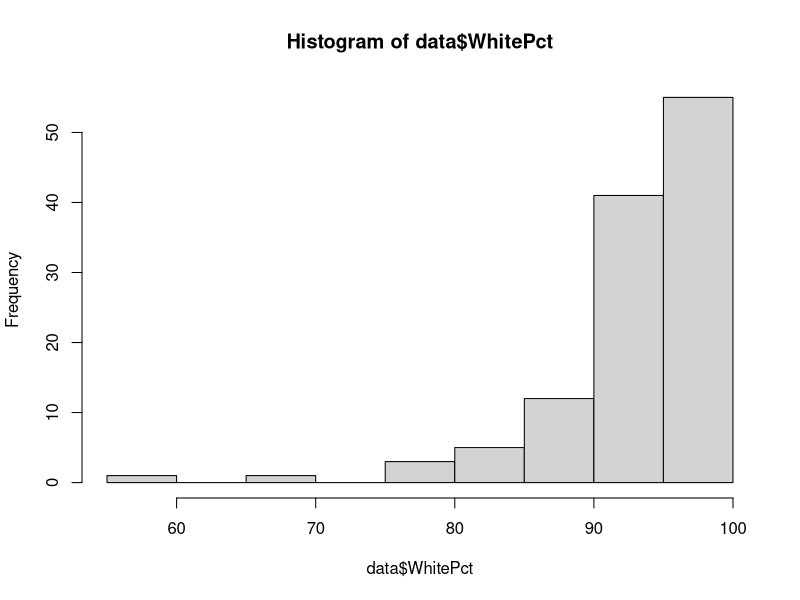
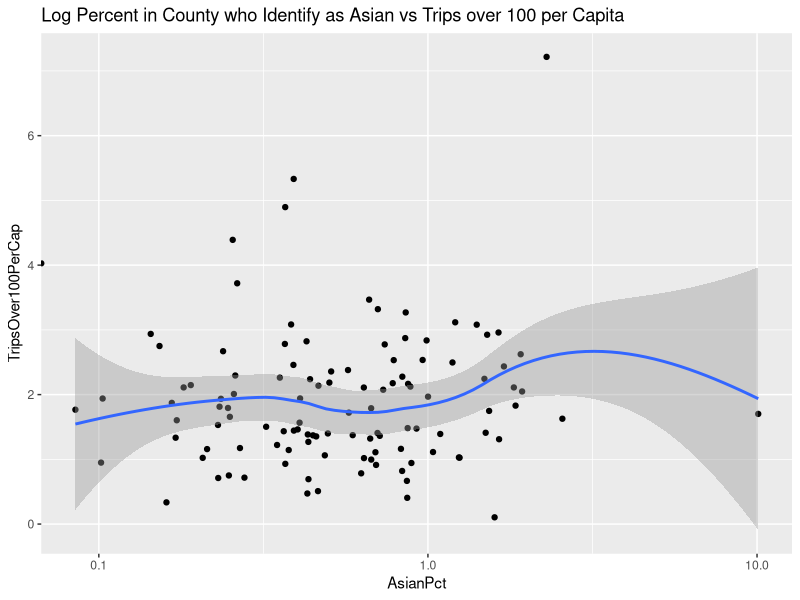
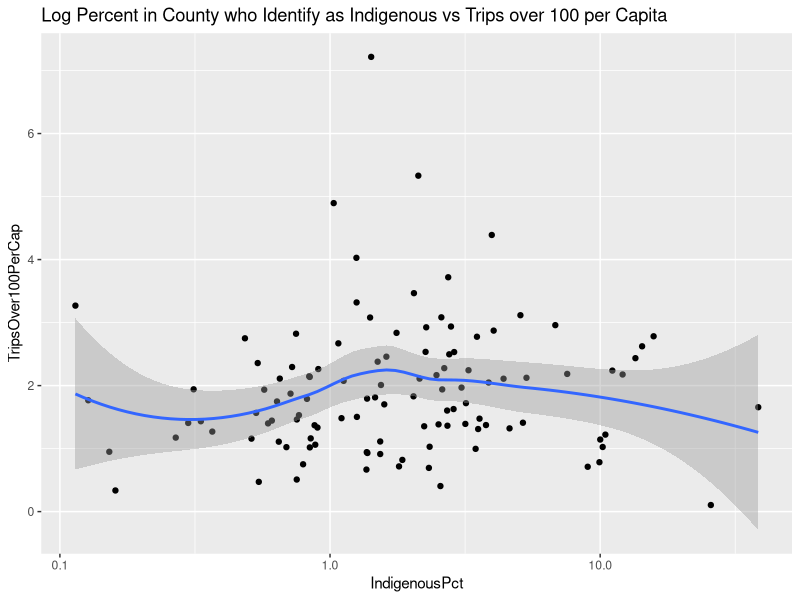
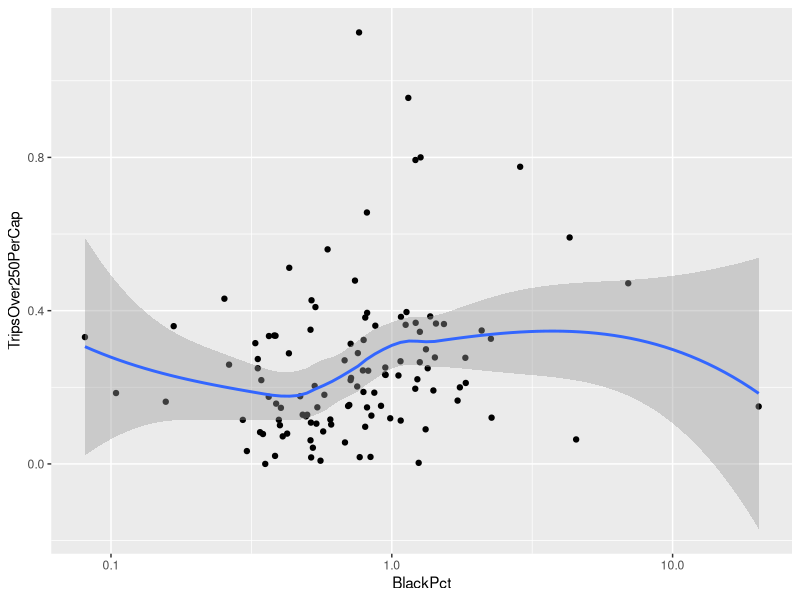
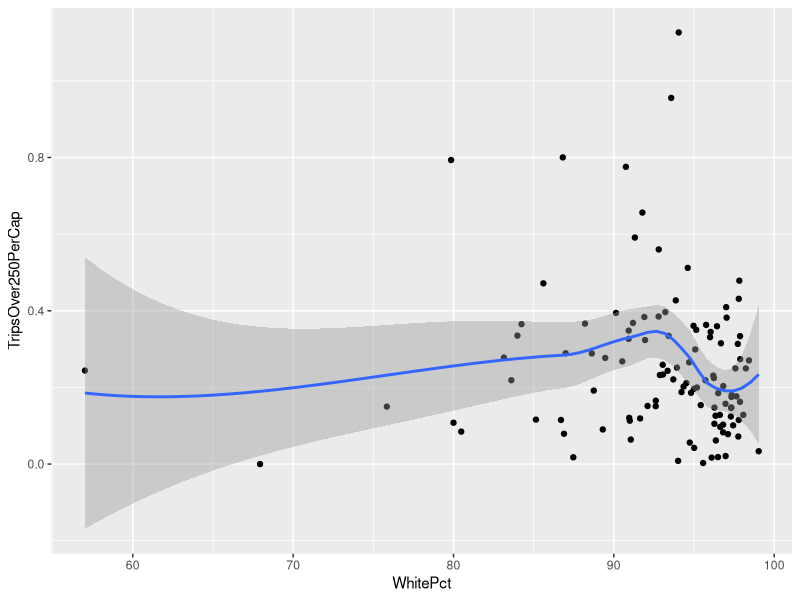
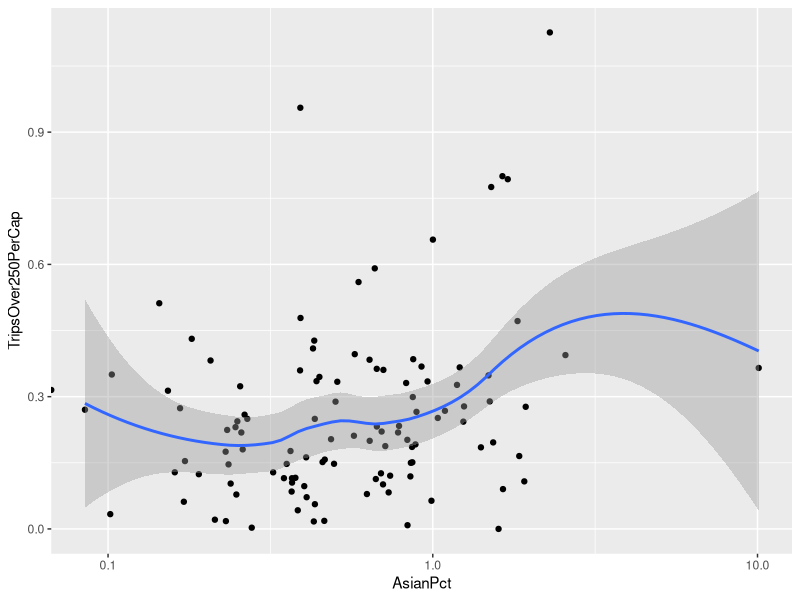
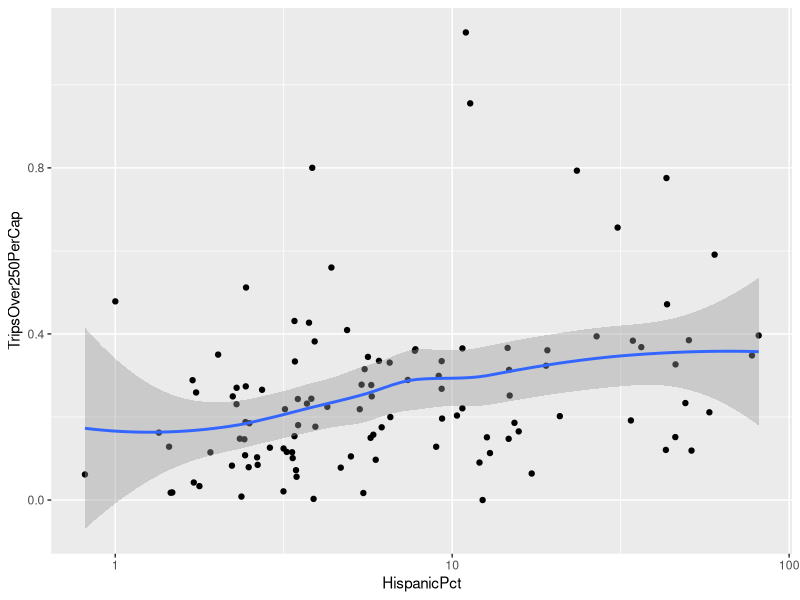
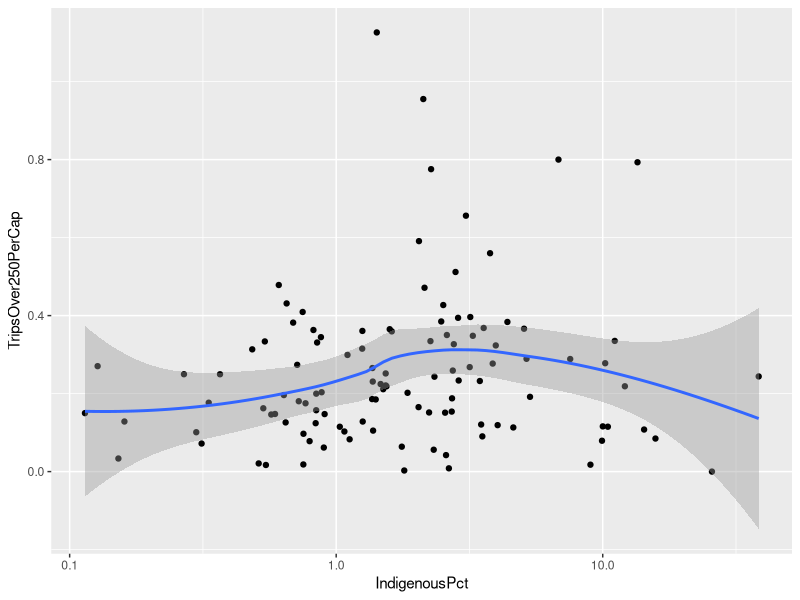

These charts were generated, in order, by the following R code:
## ---- chunk 1
library(tidyverse)
library(dplyr)
## ---- chunk 2
setwd(".")
raw_data <- read.csv(file=file.path("../src/processed_data/", "Processed_Data_V1.csv"))
data <- read.csv(file=file.path("../src/processed_data/", "Selected_Data_V2.csv"))
## ---- chunk 3
# demo_data <- data %>%
#   mutate(Largest_Demo = )
hist(data$WhitePct)
#hist(data$BlackPct)
#hist(data$IndigenousPct)
#hist(data$AsianPct)
#hist(data$HispanicPct)
#TODO: make a better histogram 
# p <- ggplot() + 
#   geom_histogram(data = data, aes(x = TripsOver100PerCap, fill = "r"), alpha = 0.3, bins = 50) +
#   geom_histogram(data = data, aes(x = TripsOver250PerCap, fill = "b"), alpha = 0.3 ,bins = 100) +
#   scale_colour_manual(name ="Legend", values = c("r" = "red", "b" = "blue"), labels=c("b" = "Trips over 250 miles", "r" = "Trips over 100 miles")) +
#   scale_fill_manual(name ="Legend", values = c("r" = "red", "b" = "blue"), labels=c("b" = "Trips over 250 miles", "r" = "Trips over 100 miles"))
# 
# p
## ---- chunk 4
# pb <- ggplot(data, aes(x=BlackPct, y=TripsOver100PerCap)) + scale_x_log10() +
#     geom_point() + geom_smooth()
# 
# pb
# 
# pw <- ggplot(data, aes(x=WhitePct, y=TripsOver100PerCap)) + 
#     geom_point() + geom_smooth()
# 
# pw

pa <- ggplot(data, aes(x=AsianPct, y=TripsOver100PerCap)) + scale_x_log10() +
    geom_point() + geom_smooth() + labs(title = "Log Percent in County who Identify as Asian vs Trips over 100 per Capita")

pa

# ph <- ggplot(data, aes(x=HispanicPct, y=TripsOver100PerCap)) + scale_x_log10() +
#     geom_point() + geom_smooth()
# 
# ph

pi <- ggplot(data, aes(x=IndigenousPct, y=TripsOver100PerCap)) + scale_x_log10() +
    geom_point() + geom_smooth() + labs(title = "Log Percent in County who Identify as Indigenous vs Trips over 100 per Capita")

pi
## ---- chunk 5
pb <- ggplot(data, aes(x=BlackPct, y=TripsOver250PerCap)) + scale_x_log10() +
    geom_point() + geom_smooth()

pb

pw <- ggplot(data, aes(x=WhitePct, y=TripsOver250PerCap)) +
    geom_point() + geom_smooth()

pw

pa <- ggplot(data, aes(x=AsianPct, y=TripsOver250PerCap)) + scale_x_log10() +
    geom_point() + geom_smooth()

pa

ph <- ggplot(data, aes(x=HispanicPct, y=TripsOver250PerCap)) + scale_x_log10() +
    geom_point() + geom_smooth()

ph

pi <- ggplot(data, aes(x=IndigenousPct, y=TripsOver250PerCap)) + scale_x_log10() +
    geom_point() + geom_smooth()

pi
## ---- chunk 6
summary(data$TripsOver100PerCap)
summary(data$TripsOver250PerCap)
## ---- chunk 7
p <- ggplot() + 
  geom_histogram(data = data, aes(x = TripsOver100PerCap, fill = "r"), alpha = 0.3, bins = 50) +
  geom_histogram(data = data, aes(x = TripsOver250PerCap, fill = "b"), alpha = 0.3 ,bins = 100) +
  scale_colour_manual(name ="Legend", values = c("r" = "red", "b" = "blue"), labels=c("b" = "Trips over 250 miles", "r" = "Trips over 100 miles")) +
  scale_fill_manual(name ="Legend", values = c("r" = "red", "b" = "blue"), labels=c("b" = "Trips over 250 miles", "r" = "Trips over 100 miles"))

p
## ---- chunk 8
p <- ggplot(data, aes(x=TotPop, y=TripsOver100PerCap)) + scale_x_log10() +
    geom_point() + geom_smooth()

p 

p2 <- ggplot(data, aes(x=TotPop, y=TripsOver250PerCap)) + scale_x_log10() +
    geom_point() + geom_smooth()

p2
## ---- chunk 9
hist(data$TripsOver100PerCap)
hist(data$TripsOver250PerCap)
## ---- chunk 10
install.packages("corrplot")
pairs(~TripsOver100PerCap + WhitePct + BlackPct + IndigenousPct + AsianPct + HispanicPct, data=data)

## ---- chunk 11
data[order(data$AirportEnplanements, decreasing = TRUE),]
## ---- chunk 12
summary(data$AirportEnplanements)
nrow(data[data$AirportEnplanements>0,])
airport_data_sorted <- data[order(data$AirportEnplanements, decreasing = TRUE),]
sum(airport_data_sorted[0:5,]$AirportEnplanements)/sum(airport_data_sorted$AirportEnplanements)*100
summary(airport_data_sorted[0:5,]$TripsOver100PerCap)
summary(airport_data_sorted$TripsOver100PerCap)

summary(airport_data_sorted[0:5,]$TripsOver250PerCap)
summary(airport_data_sorted$TripsOver250PerCap)
## ---- chunk 13
## plot
#p <- data %>%
#  filter( price<300 ) %>%
#  ggplot( aes(x=price)) +
#    geom_histogram( binwidth=3, fill="#69b3a2", color="#e9ecef", alpha=0.9) +
#    ggtitle("Bin size = 3") +
#    theme_ipsum() +
#    theme(
#      plot.title = element_text(size=15)
#    )+ labs(title = "Effect of Vitamin C on Tooth Growth",
#              subtitle = "Plot of length by dose",
#              caption = "Data source: ToothGrowth")
#p)

p <- ggplot(data, aes(x=AirportEnplanements)) + 
  geom_histogram(bins = 50) + labs(title = " Log Distribution of Airport Enplanements") + scale_y_log10()

p
